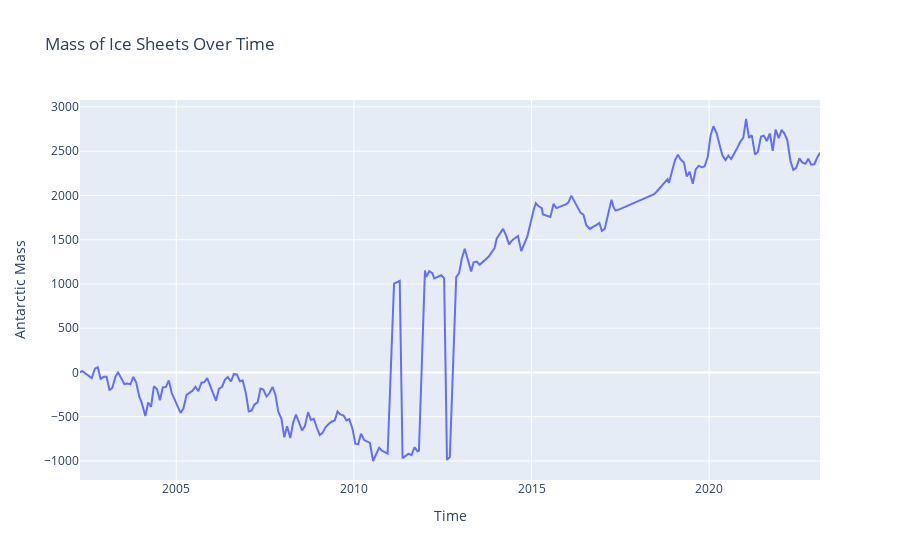

Notebook code for this chart:
### Markdown cell above
You can view any number of rows starting from the beginning of the data frame by changing the number in the brackets in the cell with the word head.

You can also change the number in the brackets in the cell with the word tail to view a different number of rows at the bottom of the data frame. 

Run the code below to generate a line graph about the ice sheets.

### Code cell
px.line(ice_sheets, x='Time', y='Antarctic Mass', title='Mass of Ice Sheets Over Time')

### Figure 1 — Plotly figure (JSON) as saved in the notebook; plotly's stock layout.template omitted (floating-point values rounded to 4 significant figures; data arrays with more than 128 entries replaced by an {"elided": "..."} marker saying what was removed)
{"data": [{"hovertemplate": "Time=%{x}<br>Antarctic Mass=%{y}<extra></extra>", "legendgroup": "", "line": {"color": "#636efa", "dash": "solid"}, "marker": {"symbol": "circle"}, "mode": "lines", "name": "", "orientation": "v", "showlegend": false, "type": "scatter", "x": {"elided": "218 float values"}, "xaxis": "x", "y": {"elided": "218 float values"}, "yaxis": "y"}], "layout": {"legend": {"tracegroupgap": 0}, "title": {"text": "Mass of Ice Sheets Over Time"}, "xaxis": {"anchor": "y", "domain": [0, 1], "title": {"text": "Time"}}, "yaxis": {"anchor": "x", "domain": [0, 1], "title": {"text": "Antarctic Mass"}}}}
